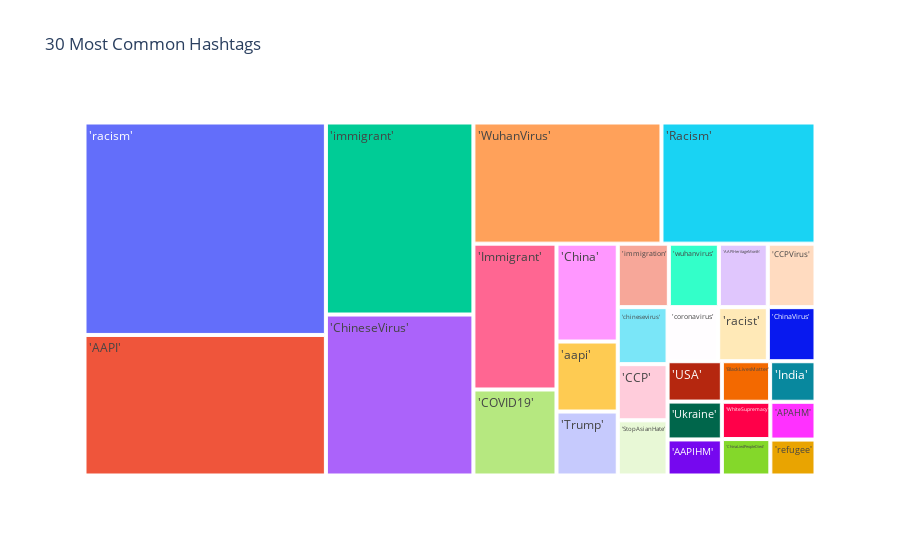

Notebook cell for this chart:
### Code cell
import plotly.express as px
df_result['Hashtags']=df_result['Hashtags'].fillna('[]')
all_hashtags=[]
for i in range(len(df_result['Hashtags'])):
    a=df_result['Hashtags'][i].strip('][').split(', ') 
    for i in a:
        all_hashtags.append(i)
all_hashtags=['No Hashtag' if x=='' else x for x in all_hashtags]       

all_hashtags=pd.Series(np.array(all_hashtags))
print('There are {} instances of tweets in which No Hashtags were used'.format(all_hashtags.value_counts()[1]))

common_hashtags=all_hashtags.value_counts().drop(labels='No Hashtag')[:30].rename_axis('Common Hashtags').reset_index(name='count')
fig = px.treemap(common_hashtags, path=['Common Hashtags'], values='count',title='30 Most Common Hashtags')
fig.show()

### Figure 1 — Plotly figure (JSON) as saved in the notebook; plotly's stock layout.template omitted (floating-point values rounded to 4 significant figures)
{"data": [{"branchvalues": "total", "domain": {"x": [0, 1], "y": [0, 1]}, "hovertemplate": "labels=%{label}<br>count=%{value}<br>parent=%{parent}<br>id=%{id}<extra></extra>", "ids": ["'AAPI'", "'AAPIHM'", "'AAPIHeritageMonth'", "'APAHM'", "'BlackLivesMatter'", "'CCP'", "'CCPVirus'", "'COVID19'", "'China'", "'ChinaLiedPeopleDied'", "'ChinaVirus'", "'ChineseVirus'", "'Immigrant'", "'India'", "'Racism'", "'StopAsianHate'", "'Trump'", "'USA'", "'Ukraine'", "'WhiteSupremacy'", "'WuhanVirus'", "'aapi'", "'chinesevirus'", "'coronavirus'", "'immigrant'", "'immigration'", "'racism'", "'racist'", "'refugee'", "'wuhanvirus'"], "labels": ["'AAPI'", "'AAPIHM'", "'AAPIHeritageMonth'", "'APAHM'", "'BlackLivesMatter'", "'CCP'", "'CCPVirus'", "'COVID19'", "'China'", "'ChinaLiedPeopleDied'", "'ChinaVirus'", "'ChineseVirus'", "'Immigrant'", "'India'", "'Racism'", "'StopAsianHate'", "'Trump'", "'USA'", "'Ukraine'", "'WhiteSupremacy'", "'WuhanVirus'", "'aapi'", "'chinesevirus'", "'coronavirus'", "'immigrant'", "'immigration'", "'racism'", "'racist'", "'refugee'", "'wuhanvirus'"], "name": "", "parents": ["", "", "", "", "", "", "", "", "", "", "", "", "", "", "", "", "", "", "", "", "", "", "", "", "", "", "", "", "", ""], "type": "treemap", "values": [84534, 4875, 7733, 4254, 4874, 6970, 7553, 17801, 14941, 4405, 6422, 59166, 30183, 4584, 46492, 6854, 9763, 5459, 5120, 4507, 56765, 10684, 7076, 6821, 70581, 8080, 127778, 6687, 4041, 7916]}], "layout": {"legend": {"tracegroupgap": 0}, "title": {"text": "30 Most Common Hashtags"}}}
